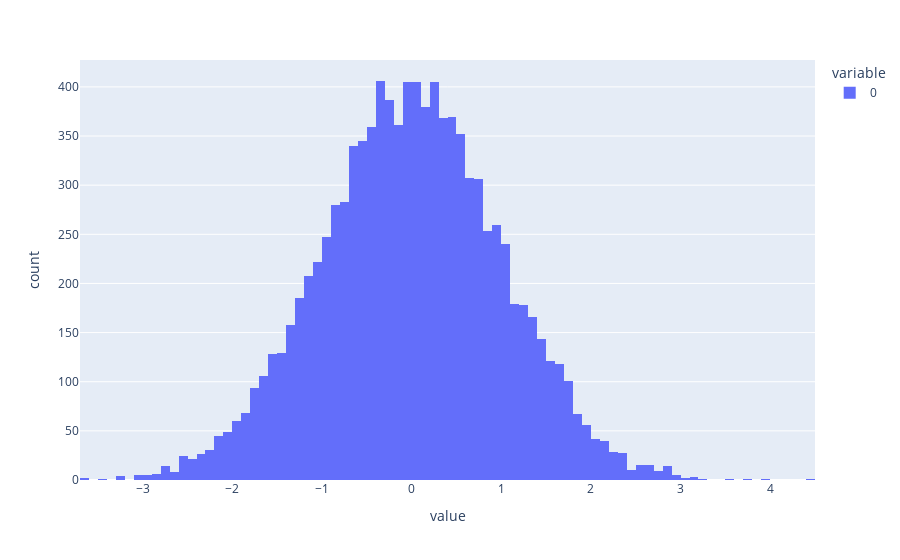

Notebook code cell kept with this figure:
### Markdown cell above
#  What is Jupyter Notebook?

La plupart des exercices seront exécutés sur un Jupyter Notebook. Il s'agit d'un outil incroyablement puissant pour développer et présenter de manière interactive des projets de science des données. Dans les premières minutes, nous allons vous expliquer comment utiliser les Jupyter Notebooks pour les projets de science des données et la visualisation des données.

Tout d'abord, qu'est-ce qu'un "notebook" ?

Un notebook intègre le code et ses résultats dans un document unique qui combine des visualisations, du texte narratif, des équations mathématiques etc. etc. En d'autres termes, il s'agit d'un document unique dans lequel vous pouvez exécuter du code, afficher la sortie, mais aussi ajouter des explications, des formules, des graphiques, et rendre votre travail plus transparent, compréhensible, reproductible et partageable.

Les Jupyter Notebook ont généralement l'extension .ipynb, et vous pouvez les exécuter directement dans votre navigateur.

Si vous êtes intéressé, vous pouvez en savoir plus sur Jupyter-notebook ici : https://www.dataquest.io/blog/jupyter-notebook-tutorial/


## Jupyter Notebook Cells
Les cellules forment le corps d'un Jupyter Notebook. Il existe deux principaux types de cellules :

- Une **cellule Markdown** contient du texte formaté à l'aide de Markdown (comme celle que vous lisez en ce moment)
- Une **cellule de code** contient du code à exécuter. Pour exécuter le code dans une cellule, il suffit d'exécuter Crtl+Enter.

Nous allons commencer par un exemple simple (générer un nombre aléatoire et tracer la distribution) pour nous assurer que vous pouvez charger les python libraries et comprendre les principes du notebook Jupyter. 

Let's get started!

### Code cell
#exécuter le code de la cellule avec Crtl+Enter.

# Nous devons d'abord importer les  python libraries
import numpy as np
import plotly.express as px
#(on utilise plotly library pour rendre les plots interactif)
from IPython.display import HTML


print("Successfully loaded the python libraries!")

#generate a list of  10000 random numbers 
x = np.random.randn(10000)
# and plot them         
fig = px.histogram(x)
fig.show()

### Figure 1 — Plotly figure (JSON) as saved in the notebook; plotly's stock layout.template omitted (floating-point values rounded to 4 significant figures; data arrays with more than 128 entries replaced by an {"elided": "..."} marker saying what was removed)
{"data": [{"alignmentgroup": "True", "bingroup": "x", "hovertemplate": "variable=0<br>value=%{x}<br>count=%{y}<extra></extra>", "legendgroup": "0", "marker": {"color": "#636efa", "pattern": {"shape": ""}}, "name": "0", "offsetgroup": "0", "orientation": "v", "showlegend": true, "type": "histogram", "x": {"elided": "10000 float values"}, "xaxis": "x", "yaxis": "y"}], "layout": {"barmode": "relative", "legend": {"title": {"text": "variable"}, "tracegroupgap": 0}, "margin": {"t": 60}, "xaxis": {"anchor": "y", "domain": [0, 1], "title": {"text": "value"}}, "yaxis": {"anchor": "x", "domain": [0, 1], "title": {"text": "count"}}}}
